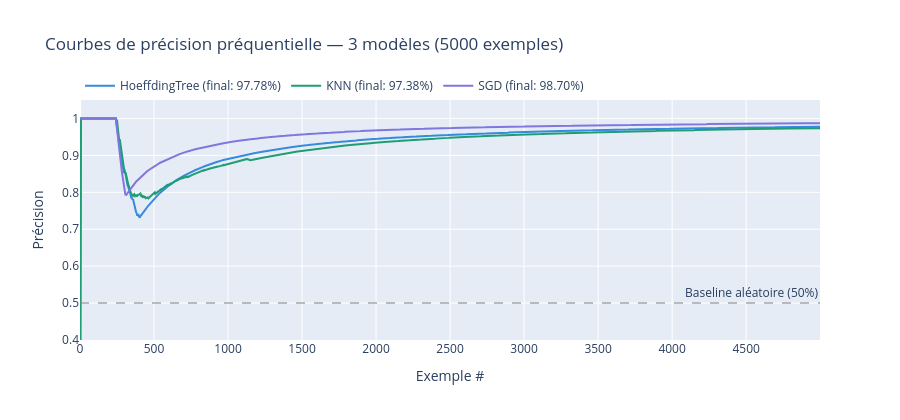

Source (notebook cell):
### Code cell
# ══════════════════════════════════════════
# COURBES DE PRÉCISION COMPARÉES
# ══════════════════════════════════════════

couleurs = {
    'HoeffdingTree': '#378ADD',
    'KNN'          : '#1D9E75',
    'SGD'          : '#7F77DD',
}

fig = go.Figure()

for nom, data in resultats.items():
    fig.add_trace(go.Scatter(
        x    = list(range(len(data['precs']))),
        y    = data['precs'],
        name = f"{nom} (final: {data['accuracy']*100:.2f}%)",
        mode = 'lines',
        line = dict(color=couleurs[nom], width=2),
    ))

# Ligne de référence = prédiction aléatoire
fig.add_hline(
    y=0.5, line_dash='dash', line_color='gray', opacity=0.5,
    annotation_text='Baseline aléatoire (50%)',
)

fig.update_layout(
    title  = f'Courbes de précision préquentielle — 3 modèles ({N} exemples)',
    xaxis_title = 'Exemple #',
    yaxis_title = 'Précision',
    yaxis_range = [0.4, 1.05],
    height = 420,
    legend = dict(orientation='h', y=1.12),
)
fig.show()

print('Lecture du graphique :')
print('→ La courbe monte = le modèle apprend de plus en plus bien')
print('→ Plus la courbe est haute = meilleur modèle')
print('→ La vitesse de montée = vitesse d\'apprentissage')

### Figure 1 — Plotly figure (JSON) as saved in the notebook; plotly's stock layout.template omitted (floating-point values rounded to 4 significant figures; data arrays with more than 128 entries replaced by an {"elided": "..."} marker saying what was removed)
{"data": [{"line": {"color": "#378ADD", "width": 2}, "mode": "lines", "name": "HoeffdingTree (final: 97.78%)", "type": "scatter", "x": {"elided": "5000 int values"}, "y": {"elided": "5000 float values"}}, {"line": {"color": "#1D9E75", "width": 2}, "mode": "lines", "name": "KNN (final: 97.38%)", "type": "scatter", "x": {"elided": "5000 int values"}, "y": {"elided": "5000 float values"}}, {"line": {"color": "#7F77DD", "width": 2}, "mode": "lines", "name": "SGD (final: 98.70%)", "type": "scatter", "x": {"elided": "5000 int values"}, "y": {"elided": "5000 float values"}}], "layout": {"annotations": [{"showarrow": false, "text": "Baseline aléatoire (50%)", "x": 1, "xanchor": "right", "xref": "x domain", "y": 0.5, "yanchor": "bottom", "yref": "y"}], "height": 420, "legend": {"orientation": "h", "y": 1.12}, "shapes": [{"line": {"color": "gray", "dash": "dash"}, "opacity": 0.5, "type": "line", "x0": 0, "x1": 1, "xref": "x domain", "y0": 0.5, "y1": 0.5, "yref": "y"}], "title": {"text": "Courbes de précision préquentielle — 3 modèles (5000 exemples)"}, "xaxis": {"title": {"text": "Exemple #"}}, "yaxis": {"range": [0.4, 1.05], "title": {"text": "Précision"}}}}
